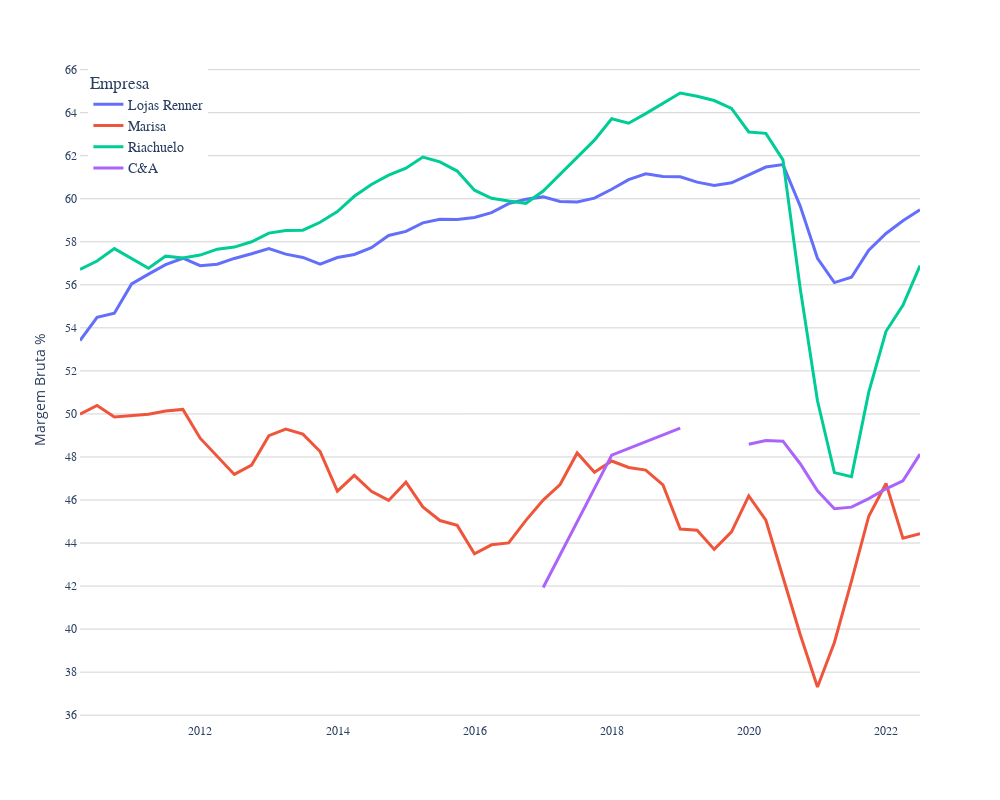

Here is the notebook cell this chart was saved with:
### Markdown cell above
#### Margem Bruta 
***

### Code cell
empresas = ['Lojas Renner', 'Riachuelo', 'Marisa', 'C&A']
margem_bruta = financas.loc[(financas['consolidado'] >= '2010-01-01') 
                             & financas['empresa'].isin(empresas)]

fig = px.line(margem_bruta, 
              x='consolidado', 
              y='margem bruta %', 
              color='empresa', 
              height=800, 
              width=1000,
              markers=False)


xaxis_attribs = dict(showline=True, showgrid=False, tickfont=dict(family='Josefin Sans Bold'), gridcolor='LightGrey')
yaxis_attribs = dict(showline=True, showgrid=True, tickfont=dict(family='Josefin Sans Bold'), nticks=20, gridcolor='LightGrey')
legend_attribs = dict(yanchor='top', 
                      xanchor='left', 
                      y=0.99, 
                      x=0.01, 
                      title_font_family='Josefin Sans Bold', 
                      font=dict(family='Josefin Sans Bold', size=14))

fig.update_layout(
    xaxis_title = '',
    yaxis_title = 'Margem Bruta %',
    plot_bgcolor = 'white',
    legend_title_text='Empresa',
    xaxis = xaxis_attribs,
    yaxis = yaxis_attribs,
    legend = legend_attribs
)
fig.update_traces(line=dict(width=3))

fig.show()

### Figure 1 — Plotly figure (JSON) as saved in the notebook; plotly's stock layout.template omitted (floating-point values rounded to 4 significant figures)
{"data": [{"hovertemplate": "empresa=Lojas Renner<br>consolidado=%{x}<br>margem bruta %=%{y}<extra></extra>", "legendgroup": "Lojas Renner", "line": {"color": "#636efa", "dash": "solid", "width": 3}, "marker": {"symbol": "circle"}, "mode": "lines", "name": "Lojas Renner", "orientation": "v", "showlegend": true, "type": "scatter", "x": ["2010-03-31", "2010-06-30", "2010-09-30", "2010-12-31", "2011-03-31", "2011-06-30", "2011-09-30", "2011-12-31", "2012-03-31", "2012-06-30", "2012-09-30", "2012-12-31", "2013-03-31", "2013-06-30", "2013-09-30", "2013-12-31", "2014-03-31", "2014-06-30", "2014-09-30", "2014-12-31", "2015-03-31", "2015-06-30", "2015-09-30", "2015-12-31", "2016-03-31", "2016-06-30", "2016-09-30", "2016-12-31", "2017-03-31", "2017-06-30", "2017-09-30", "2017-12-31", "2018-03-31", "2018-06-30", "2018-09-30", "2018-12-31", "2019-03-31", "2019-06-30", "2019-09-30", "2019-12-31", "2020-03-31", "2020-06-30", "2020-09-30", "2020-12-31", "2021-03-31", "2021-06-30", "2021-09-30", "2021-12-31", "2022-03-31", "2022-06-30"], "xaxis": "x", "y": [53.41, 54.49, 54.68, 56.04, 56.5, 56.94, 57.24, 56.89, 56.96, 57.23, 57.44, 57.69, 57.43, 57.27, 56.96, 57.27, 57.41, 57.73, 58.29, 58.48, 58.88, 59.05, 59.04, 59.13, 59.35, 59.78, 59.98, 60.09, 59.87, 59.85, 60.03, 60.44, 60.89, 61.16, 61.03, 61.02, 60.77, 60.62, 60.74, 61.09, 61.47, 61.59, 59.66, 57.23, 56.1, 56.35, 57.61, 58.39, 58.98, 59.49], "yaxis": "y"}, {"hovertemplate": "empresa=Marisa<br>consolidado=%{x}<br>margem bruta %=%{y}<extra></extra>", "legendgroup": "Marisa", "line": {"color": "#EF553B", "dash": "solid", "width": 3}, "marker": {"symbol": "circle"}, "mode": "lines", "name": "Marisa", "orientation": "v", "showlegend": true, "type": "scatter", "x": ["2010-03-31", "2010-06-30", "2010-09-30", "2010-12-31", "2011-03-31", "2011-06-30", "2011-09-30", "2011-12-31", "2012-03-31", "2012-06-30", "2012-09-30", "2012-12-31", "2013-03-31", "2013-06-30", "2013-09-30", "2013-12-31", "2014-03-31", "2014-06-30", "2014-09-30", "2014-12-31", "2015-03-31", "2015-06-30", "2015-09-30", "2015-12-31", "2016-03-31", "2016-06-30", "2016-09-30", "2016-12-31", "2017-03-31", "2017-06-30", "2017-09-30", "2017-12-31", "2018-03-31", "2018-06-30", "2018-09-30", "2018-12-31", "2019-03-31", "2019-06-30", "2019-09-30", "2019-12-31", "2020-03-31", "2020-06-30", "2020-09-30", "2020-12-31", "2021-03-31", "2021-06-30", "2021-09-30", "2021-12-31", "2022-03-31", "2022-06-30"], "xaxis": "x", "y": [49.99, 50.39, 49.86, 49.92, 49.98, 50.14, 50.21, 48.87, 48.05, 47.19, 47.63, 48.99, 49.3, 49.06, 48.25, 46.41, 47.14, 46.4, 45.98, 46.83, 45.68, 45.05, 44.82, 43.5, 43.92, 44.01, 45.05, 46.0, 46.72, 48.19, 47.29, 47.81, 47.51, 47.39, 46.7, 44.65, 44.59, 43.7, 44.52, 46.19, 45.06, 42.43, 39.75, 37.31, 39.38, 42.23, 45.25, 46.77, 44.23, 44.44], "yaxis": "y"}, {"hovertemplate": "empresa=Riachuelo<br>consolidado=%{x}<br>margem bruta %=%{y}<extra></extra>", "legendgroup": "Riachuelo", "line": {"color": "#00cc96", "dash": "solid", "width": 3}, "marker": {"symbol": "circle"}, "mode": "lines", "name": "Riachuelo", "orientation": "v", "showlegend": true, "type": "scatter", "x": ["2010-03-31", "2010-06-30", "2010-09-30", "2010-12-31", "2011-03-31", "2011-06-30", "2011-09-30", "2011-12-31", "2012-03-31", "2012-06-30", "2012-09-30", "2012-12-31", "2013-03-31", "2013-06-30", "2013-09-30", "2013-12-31", "2014-03-31", "2014-06-30", "2014-09-30", "2014-12-31", "2015-03-31", "2015-06-30", "2015-09-30", "2015-12-31", "2016-03-31", "2016-06-30", "2016-09-30", "2016-12-31", "2017-03-31", "2017-06-30", "2017-09-30", "2017-12-31", "2018-03-31", "2018-06-30", "2018-09-30", "2018-12-31", "2019-03-31", "2019-06-30", "2019-09-30", "2019-12-31", "2020-03-31", "2020-06-30", "2020-09-30", "2020-12-31", "2021-03-31", "2021-06-30", "2021-09-30", "2021-12-31", "2022-03-31", "2022-06-30"], "xaxis": "x", "y": [56.72, 57.11, 57.68, 57.23, 56.77, 57.33, 57.24, 57.38, 57.66, 57.75, 58.0, 58.4, 58.52, 58.54, 58.91, 59.4, 60.11, 60.66, 61.1, 61.42, 61.94, 61.72, 61.29, 60.4, 60.02, 59.89, 59.79, 60.36, 61.13, 61.94, 62.72, 63.72, 63.51, 63.95, 64.44, 64.91, 64.76, 64.56, 64.2, 63.1, 63.04, 61.81, 55.84, 50.61, 47.27, 47.08, 51.01, 53.84, 55.05, 56.89], "yaxis": "y"}, {"hovertemplate": "empresa=C&A<br>consolidado=%{x}<br>margem bruta %=%{y}<extra></extra>", "legendgroup": "C&A", "line": {"color": "#ab63fa", "dash": "solid", "width": 3}, "marker": {"symbol": "circle"}, "mode": "lines", "name": "C&A", "orientation": "v", "showlegend": true, "type": "scatter", "x": ["2016-12-31", "2017-12-31", "2018-12-31", "2019-03-31", "2019-06-30", "2019-09-30", "2019-12-31", "2020-03-31", "2020-06-30", "2020-09-30", "2020-12-31", "2021-03-31", "2021-06-30", "2021-09-30", "2021-12-31", "2022-03-31", "2022-06-30"], "xaxis": "x", "y": [41.94, 48.09, 49.34, "-", "-", "-", 48.59, 48.76, 48.74, 47.69, 46.42, 45.6, 45.67, 46.07, 46.52, 46.89, 48.13], "yaxis": "y"}], "layout": {"height": 800, "legend": {"font": {"family": "Josefin Sans Bold", "size": 14}, "title": {"font": {"family": "Josefin Sans Bold"}, "text": "Empresa"}, "tracegroupgap": 0, "x": 0.01, "xanchor": "left", "y": 0.99, "yanchor": "top"}, "margin": {"t": 60}, "plot_bgcolor": "white", "width": 1000, "xaxis": {"anchor": "y", "domain": [0, 1], "gridcolor": "LightGrey", "showgrid": false, "showline": true, "tickfont": {"family": "Josefin Sans Bold"}, "title": {"text": ""}}, "yaxis": {"anchor": "x", "domain": [0, 1], "gridcolor": "LightGrey", "nticks": 20, "showgrid": true, "showline": true, "tickfont": {"family": "Josefin Sans Bold"}, "title": {"text": "Margem Bruta %"}}}}
